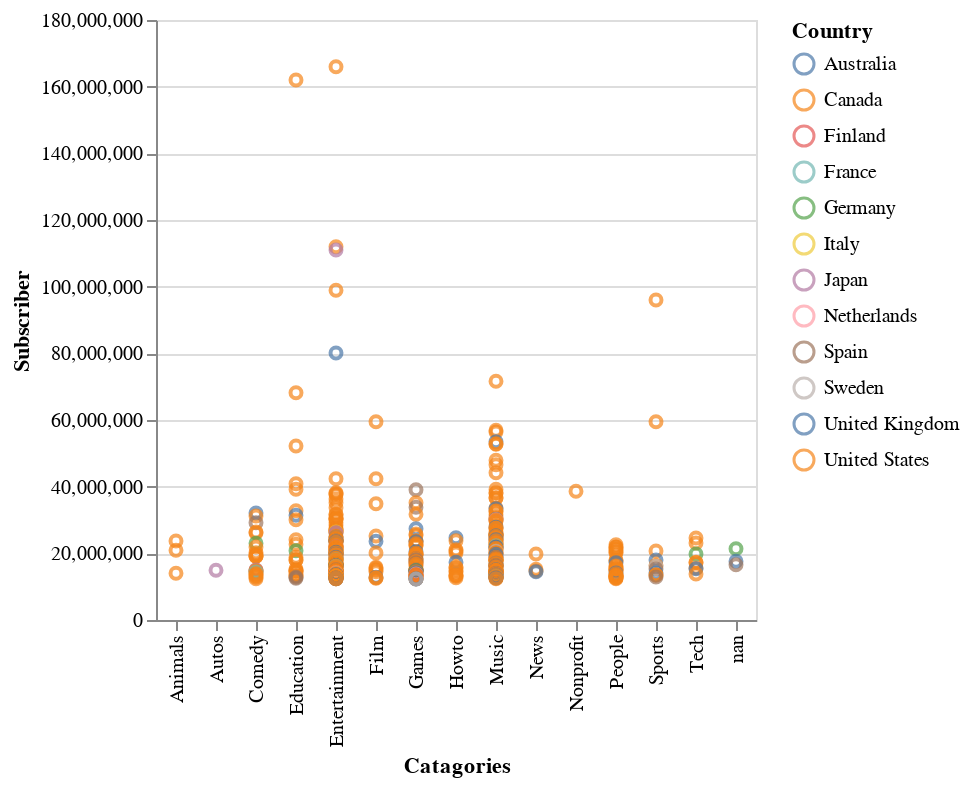

Notebook code cell kept with this figure:
### Code cell
import altair as alt
# Assuming 'data' is a pandas DataFrame available in the environment
interval = alt.selection_interval(encodings=['x'])

alt.Chart(data).mark_point().encode(
    x='Catagories',  # Corrected typo: 'Categories' instead of 'Catagories'
    y='Subscriber',
    color=alt.condition(interval, 'Country', alt.value('lightgray'), type='nominal')  # Explicitly set 'Country' type
).add_selection(
    interval
)

### Figure 1 — Vega-Lite specification as saved in the notebook (floating-point values rounded to 4 significant figures; data arrays with more than 128 entries replaced by an {"elided": "..."} marker saying what was removed)
{"config": {"view": {"continuousWidth": 400, "continuousHeight": 300}}, "data": {"name": "data-e78ff4003fe08feacf69c370dd2dfb9b"}, "mark": "point", "encoding": {"color": {"condition": {"field": "Country", "type": "nominal", "selection": "selector002"}, "value": "lightgray"}, "x": {"field": "Catagories", "type": "nominal"}, "y": {"field": "Subscriber", "type": "quantitative"}}, "selection": {"selector002": {"type": "interval", "encodings": ["x"]}}, "$schema": "https://vega.github.io/schema/vega-lite/v4.17.0.json", "datasets": {"data-e78ff4003fe08feacf69c370dd2dfb9b": {"elided": "425 records"}}}
